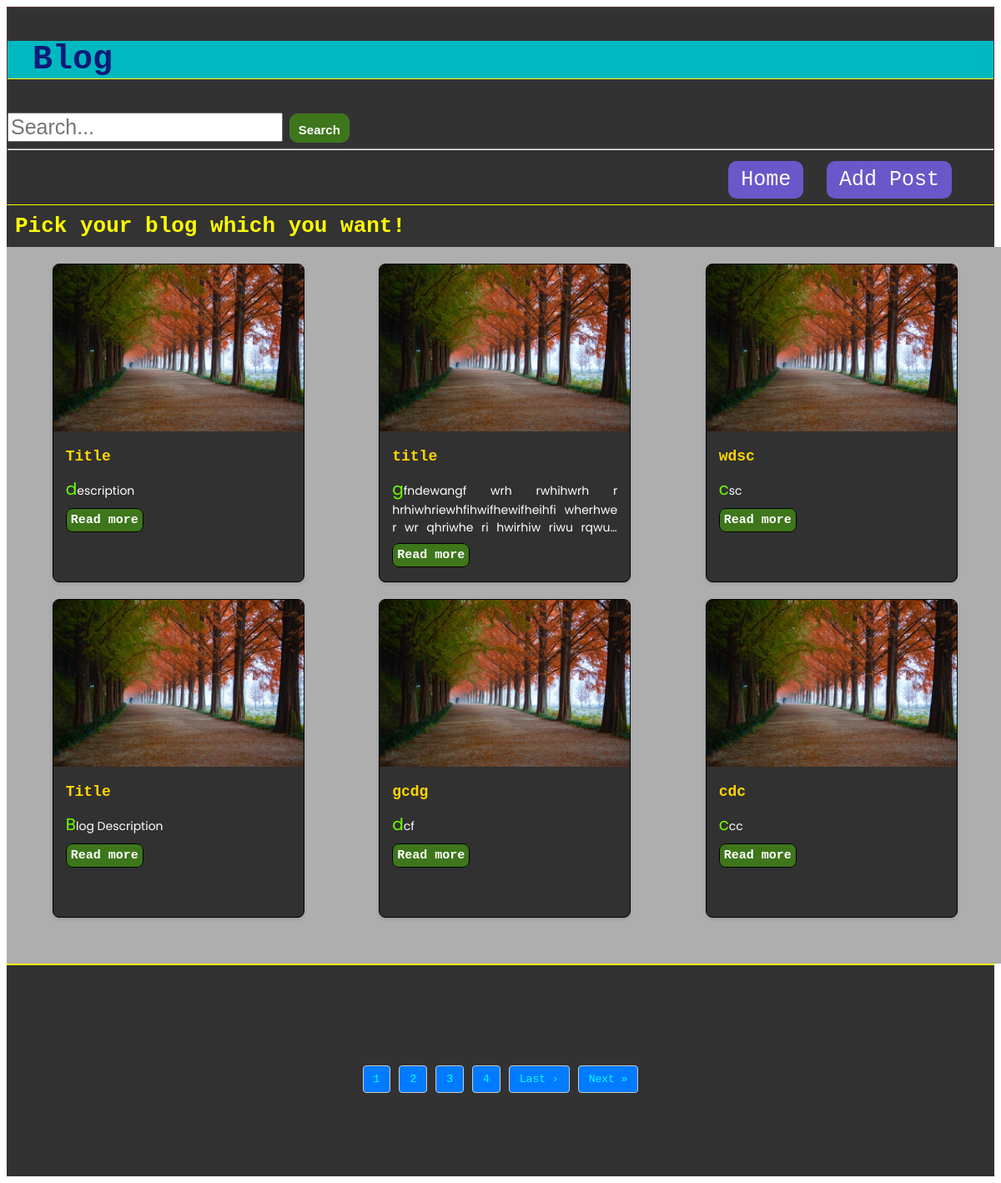
The page / on the database its author committed.
### newblog/models.py (models this page shows)
class blogEnquiry(models.Model):
    blog_title = models.CharField(max_length = 100)
    blog_text = models.TextField()
    blog_file = models.FileField(upload_to="Blog_images" , max_length = 250 , null=True , default=None)

### newblog/views.py (the view)
# urls.py: path('', views.homePage , name="Homepage"),
def homePage(request):
    blog_data = blogEnquiry.objects.all()
    if request.method=="GET":
        st = request.GET.get('searchname')
        print(st)
        if st != None:
            blog_data = blogEnquiry.objects.filter(blog_title__icontains=st)    #__icontains
        paginator = Paginator(blog_data , 6)
        page_number = request.GET.get('page')
        final_page = paginator.get_page(page_number)
        total_page = final_page.paginator.num_pages
        data = {
            'blog_data' : final_page,
            'lastpage' : total_page,
            'totalpagelist' : [n+1 for n in range(total_page)]
        }
    return render(request , "index.html", data)

### Templates/index.html (shortened to what this page needs)
{% load static %}
<!DOCTYPE html>
<html lang="en">
<head>
    <link rel="stylesheet" href="{% static 'style.css' %}">
</head>
<body>
    <section>
        <header>
            <div id="header">
                <p id="blog">Blog</p>
                <form method="get" class="search_form">
                    <input  type="text" id="search" name="searchname" placeholder="Search...">
                    <button id="search-btn" type="submit">Search</button>
                </form>
            </div>
            <hr>
            <br>
            <nav>
                <a href="">Home</a>
                <a href="/add-post">Add Post</a>
            </nav>
            <br>
        </header>
    </section>
    <h1>Pick your blog which you want!</h1>
    <div class="grid-container">
        {% for n in blog_data %}
            <div class="card">
              {% if n.blog_file %}
              <img src="{{n.blog_file.url}}">
              {% endif %}
              <div class="card-content">
                <h2 class="card-title blog-title" >{{n.blog_title}}</h2>
                <p class="card-description">{{n.blog_text}}</p>
                <a href="{% url 'Deatailspage' n.id %}" id="myBtn">Read more</a>
              </div>
            </div>
        {% empty %}
        No Data Found
        {% endfor %}&nbsp; &nbsp; &nbsp;&nbsp;
    </div>
    <div class="pagination-container">
        <div class="pagination">
            {% for n in totalpagelist %}
            <a href="/home/?page={{n}}" class="page-link">{{n}}</a>
            {% endfor %}
            {% if blog_data.has_next %}
            <a href="/home/?page={{lastpage}}" class="page-link">Last &rsaquo;</a>
            <a href="/home/?page={{blog_data.next_page_number}}" class="page-link">Next &raquo;</a>
            {% endif %}
        </div>
    </div>
</body>
</html>

### static/style.css (style rules this page uses)
body { font-family: monospace; }
#blog { font-size: 40px; font-weight: bold; background-color: rgb(0, 185, 192); display: flex; padding-left: 30px; padding-right: 800px; color: rgb(14, 25, 121); border-bottom: 1px solid yellow; }
#search { font-size: 25px; }
#search-btn { background-color: #3e761b; color: white; font-size: 15px; font-weight: bold; padding: 10px 10px; padding-bottom: 6px; border: 1px solid #dae2d50a; border-radius: 10px; align-self: center; }
nav { text-align: end; padding-right: 50px; }
nav a { text-decoration: none; font-size: 25px; padding: 8px 15px 8px 15px; background-color: hwb(250 34% 21%); color: rgb(255, 255, 255); margin-left: 20px; border-radius: 10px; }
section { background-color: rgba(0, 0, 0, 0.802); border: 1px solid rgb(90, 54, 54); border-bottom: 1px solid yellow; }
.grid-container { margin-top: 0px; width: 97.5%; height: auto; background-color: rgba(0, 0, 0, 0.316); display: grid; grid-template-columns: repeat(3, 1fr); grid-template-rows: repeat(2, 1fr); gap: 20px; padding: 20px; justify-items: center; align-items: center; }
.card { width: 300px; height: 380px; background-color: rgba(0, 0, 0, 0.717); border: 1px solid #000000; border-radius: 8px; overflow: hidden; box-shadow: 0px 2px 4px rgba(0, 0, 0, 0.1); color: rgb(255, 213, 0); }
.card img { width: 100%; height: auto; max-height: 200px; display: block; }
.card-content { padding: 15px; }
.card-title { font-size: 18px; font-weight: bold; margin: 5px 0; overflow: hidden; display: -webkit-box; -webkit-box-orient: vertical; -webkit-line-clamp: 3; text-align: justify; }
.blog-title { overflow: hidden; display: -webkit-box; -webkit-box-orient: vertical; -webkit-line-clamp: 1; }
.card-description { font-size: 14px; color: #ffffff; font-family: 'Poppins', sans-serif; text-align: justify; overflow: hidden; display: -webkit-box; -webkit-box-orient: vertical; -webkit-line-clamp: 3; }
.card-description::first-letter { font-size: 20px; color: #6fff00; }
.pagination { display: flex; justify-content: center; align-items: center; margin-top: 20px; }
.page-link { display: inline-block; padding: 8px 12px; margin: 0 5px; border: 1px solid #ccc; border-radius: 4px; text-decoration: none; color: #333; }
.pagination-container { padding: 100px 0px ; background-color: rgba(0, 0, 0, 0.802); border-top: 2px solid yellow ; }
.pagination-container .pagination a { background-color: #007bff; color: aqua; }
h1 { background-color: #333; margin: 0; padding-left: 10px; padding: 10px; color: yellow; }
#myBtn { color: #ffffff; font-weight: bold; padding: 5px; text-decoration: none; font-size: 15px; border: 1px solid black; background-color: #3e761b; border-radius: 8px; }

### Templates/index.html (style rules this page uses)
.blog-title { overflow: hidden; display: -webkit-box; -webkit-box-orient: vertical; -webkit-line-clamp: 2; text-align: justify; }
.card-description { text-align: justify; }

### rows shown on the page
blogEnquiry: blog_file (picture), blog_title "Title", blog_text "description"
blogEnquiry: blog_file (picture), blog_title "title", blog_text "gfndewangf wrh rwhihwrh r hrhiwhriewhfihwifhewifheihfi wherhwe r wr qhriwhe ri hwirhiw riwu…"
blogEnquiry: blog_file (picture), blog_title "wdsc", blog_text "csc"
blogEnquiry: blog_file (picture), blog_title "Title", blog_text "Blog Description"
blogEnquiry: blog_file (picture), blog_title "gcdg", blog_text "dcf"
blogEnquiry: blog_file (picture), blog_title "cdc", blog_text "ccc"

### other values the page prints
{{ n }} "1" "2" "3" "4"
